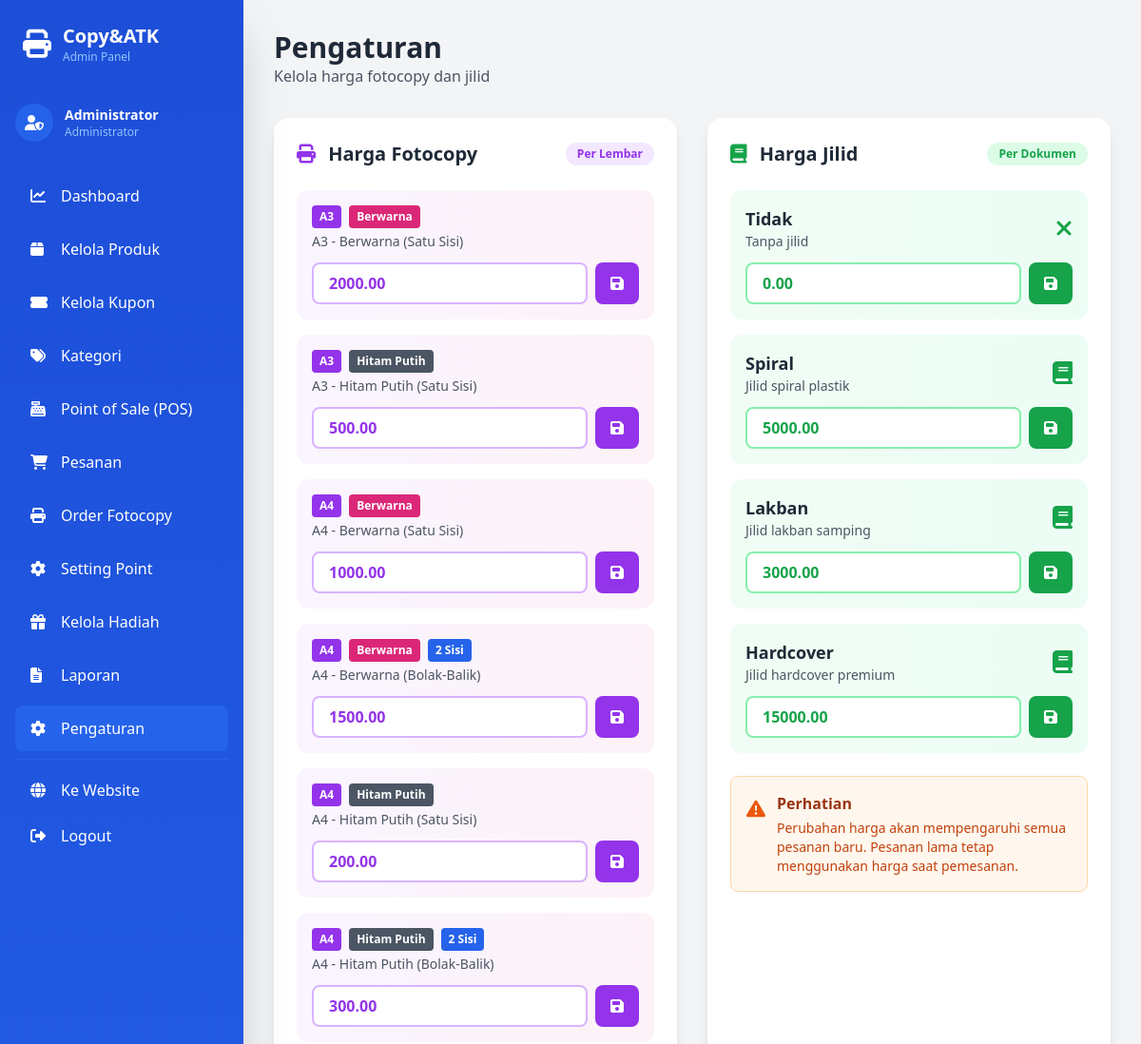
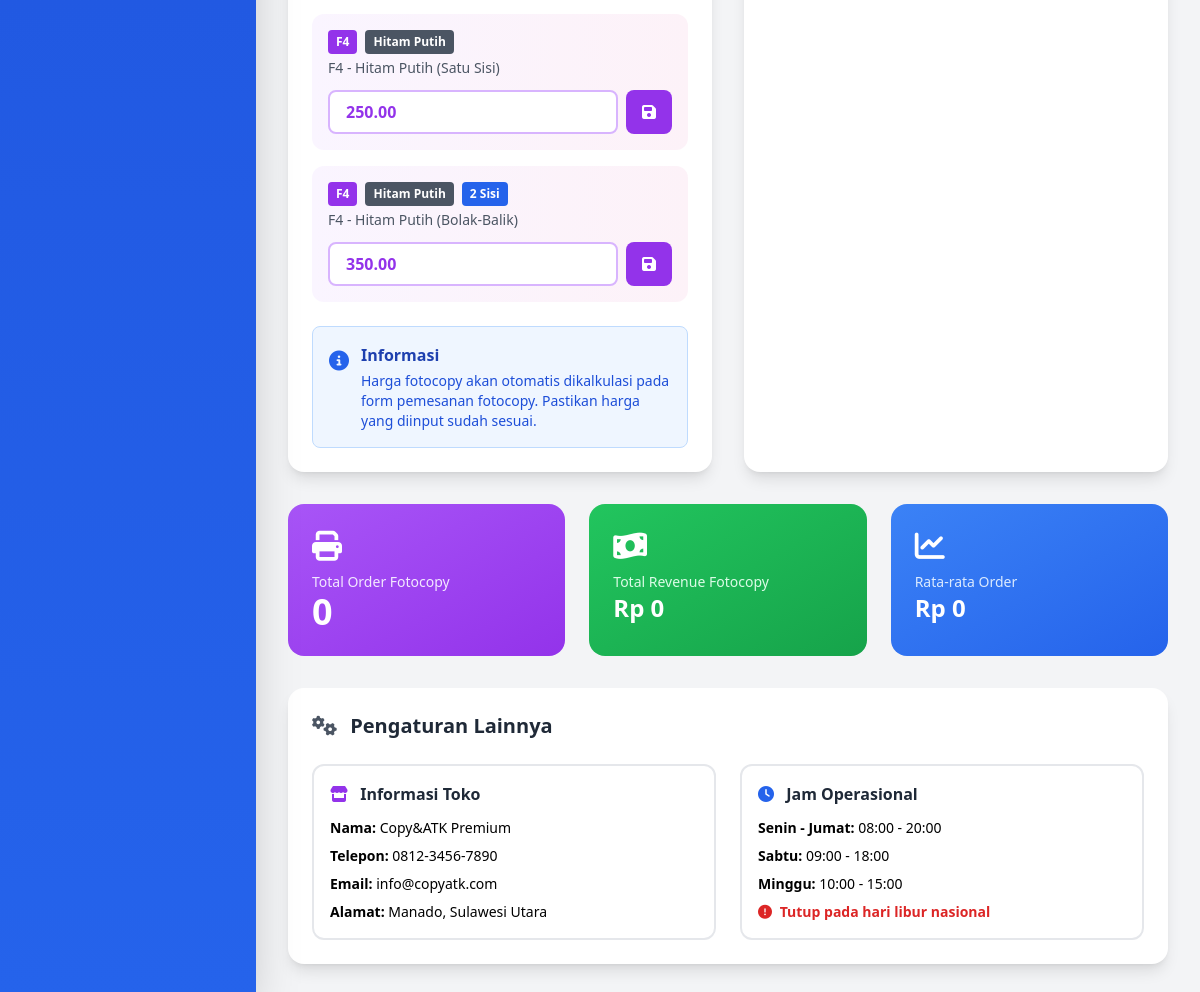
Screenshot of /admin/settings.php (signed in) with the database file from the repository (2 pictures, top to bottom).
### tables this page shows
CREATE TABLE `harga_fotocopy` (
  `id` int NOT NULL,
  `jenis_kertas` varchar(20) NOT NULL,
  `warna` varchar(20) NOT NULL,
  `bolak_balik` tinyint(1) NOT NULL,
  `harga` decimal(10,2) NOT NULL,
  `updated_at` timestamp NULL DEFAULT CURRENT_TIMESTAMP ON UPDATE CURRENT_TIMESTAMP
);

CREATE TABLE `harga_jilid` (
  `id` int NOT NULL,
  `jenis_jilid` varchar(50) NOT NULL,
  `harga` decimal(10,2) NOT NULL,
  `updated_at` timestamp NULL DEFAULT CURRENT_TIMESTAMP ON UPDATE CURRENT_TIMESTAMP
);

### admin/settings.php (the view, shortened to what this page needs)
<?php
$db = getDB();
$query_fotocopy = "SELECT * FROM harga_fotocopy ORDER BY jenis_kertas, warna, bolak_balik";
$result_fotocopy = $db->query($query_fotocopy);
$query_jilid = "SELECT * FROM harga_jilid ORDER BY id";
$result_jilid = $db->query($query_jilid);
?>
<!DOCTYPE html>
<html lang="id">
<head>
    <script src="https://cdn.tailwindcss.com"></script>
    <link rel="stylesheet" href="https://cdnjs.cloudflare.com/ajax/libs/font-awesome/6.4.0/css/all.min.css">
</head>
<body class="bg-gray-100">
    <?php include 'includes/sidebar.php'; ?>
    <div class="main-content p-4 md:p-8">
        <div class="mb-8">
            <h1 class="text-3xl font-bold text-gray-800">Pengaturan</h1>
            <p class="text-gray-600">Kelola harga fotocopy dan jilid</p>
        </div>
        <div class="grid grid-cols-1 lg:grid-cols-2 gap-8">
            <div class="bg-white rounded-2xl shadow-lg p-6">
                <div class="flex items-center justify-between mb-6">
                    <h2 class="text-xl font-bold text-gray-800">
                        <i class="fas fa-print text-purple-600 mr-2"></i>
                        Harga Fotocopy
                    </h2>
                    <span class="bg-purple-100 text-purple-600 px-3 py-1 rounded-full text-xs font-semibold">
                        Per Lembar
                    </span>
                </div>
                <div class="space-y-4">
                    <?php while ($harga = $result_fotocopy->fetch_assoc()): ?>
                    <div class="bg-gradient-to-r from-purple-50 to-pink-50 rounded-xl p-4 hover:shadow-md transition">
                        <div class="flex items-center justify-between mb-3">
                            <div>
                                <div class="flex items-center gap-2 mb-1">
                                    <span class="bg-purple-600 text-white px-2 py-1 rounded text-xs font-bold">
                                        <?= $harga['jenis_kertas'] ?>
                                    </span>
                                    <span class="bg-<?= $harga['warna'] === 'Berwarna' ? 'pink' : 'gray' ?>-600 text-white px-2 py-1 rounded text-xs font-bold">
                                        <?= $harga['warna'] ?>
                                    </span>
                                    <?php if ($harga['bolak_balik']): ?>
                                    <span class="bg-blue-600 text-white px-2 py-1 rounded text-xs font-bold">
                                        2 Sisi
                                    </span>
                                    <?php endif; ?>
                                </div>
                                <p class="text-sm text-gray-600">
                                    <?= $harga['jenis_kertas'] ?> -
                                    <?= $harga['warna'] ?>
                                    <?= $harga['bolak_balik'] ? '(Bolak-Balik)' : '(Satu Sisi)' ?>
                                </p>
                            </div>
                        </div>
                        <form method="POST" action="" class="flex gap-2">
                            <div class="flex-1">
                                <input
                                    type="number"
                                    name="harga"
                                    value="<?= $harga['harga'] ?>"
                                    min="0"
                                    step="50"
                                    required
                                    class="w-full px-4 py-2 border-2 border-purple-300 rounded-lg focus:outline-none focus:border-purple-600 font-semibold text-purple-600"
                                >
                            </div>
                            <button
                                type="submit"
                                class="bg-purple-600 text-white px-4 py-2 rounded-lg hover:bg-purple-700 transition"
                                title="Update">
                                <i class="fas fa-save"></i>
                            </button>
                        </form>
                    </div>
                    <?php endwhile; ?>
                </div>
                <div class="mt-6 p-4 bg-blue-50 border border-blue-200 rounded-lg">
                    <div class="flex items-start">
                        <i class="fas fa-info-circle text-blue-600 text-xl mr-3 mt-1"></i>
                        <div>
                            <p class="font-semibold text-blue-800 mb-1">Informasi</p>
                            <p class="text-sm text-blue-700">
                                Harga fotocopy akan otomatis dikalkulasi pada form pemesanan fotocopy.
                                Pastikan harga yang diinput sudah sesuai.
                            </p>
                        </div>
                    </div>
                </div>
            </div>
            <div class="bg-white rounded-2xl shadow-lg p-6">
                <div class="flex items-center justify-between mb-6">
                    <h2 class="text-xl font-bold text-gray-800">
                        <i class="fas fa-book text-green-600 mr-2"></i>
                        Harga Jilid
                    </h2>
                    <span class="bg-green-100 text-green-600 px-3 py-1 rounded-full text-xs font-semibold">
                        Per Dokumen
                    </span>
                </div>
                <div class="space-y-4">
                    <?php while ($jilid = $result_jilid->fetch_assoc()): ?>
                    <div class="bg-gradient-to-r from-green-50 to-emerald-50 rounded-xl p-4 hover:shadow-md transition">
                        <div class="flex items-center justify-between mb-3">
                            <div>
                                <h3 class="font-bold text-gray-800 text-lg"><?= $jilid['jenis_jilid'] ?></h3>
                                <p class="text-sm text-gray-600">
                                    <?php
                                    $desc = [
                                        'Tidak' => 'Tanpa jilid',
                                        'Spiral' => 'Jilid spiral plastik',
                                        'Lakban' => 'Jilid lakban samping',
                                        'Hardcover' => 'Jilid hardcover premium'
                                    ];
                                    echo $desc[$jilid['jenis_jilid']] ?? '';
                                    ?>
                                </p>
                            </div>
                            <i class="fas fa-<?= $jilid['jenis_jilid'] === 'Tidak' ? 'times' : 'book' ?> text-green-600 text-2xl"></i>
                        </div>
                        <form method="POST" action="" class="flex gap-2">
                            <div class="flex-1">
                                <input
                                    type="number"
                                    name="harga"
                                    value="<?= $jilid['harga'] ?>"
                                    min="0"
                                    step="100"
                                    required
                                    class="w-full px-4 py-2 border-2 border-green-300 rounded-lg focus:outline-none focus:border-green-600 font-semibold text-green-600"
                                >
                            </div>
                            <button
                                type="submit"
                                class="bg-green-600 text-white px-4 py-2 rounded-lg hover:bg-green-700 transition"
                                title="Update">
                                <i class="fas fa-save"></i>
                            </button>
                        </form>
                    </div>
                    <?php endwhile; ?>
                </div>
                <div class="mt-6 p-4 bg-orange-50 border border-orange-200 rounded-lg">
                    <div class="flex items-start">
                        <i class="fas fa-exclamation-triangle text-orange-600 text-xl mr-3 mt-1"></i>
                        <div>
                            <p class="font-semibold text-orange-800 mb-1">Perhatian</p>
                            <p class="text-sm text-orange-700">
                                Perubahan harga akan mempengaruhi semua pesanan baru.
                                Pesanan lama tetap menggunakan harga saat pemesanan.
                            </p>
                        </div>
                    </div>
                </div>
            </div>
        </div>
        <div class="grid grid-cols-1 md:grid-cols-3 gap-6 mt-8">
            <?php
            $query_total_fotocopy = "SELECT COUNT(*) as total FROM pesanan_fotocopy";
            $total_fotocopy = $db->query($query_total_fotocopy)->fetch_assoc()['total'];
            $query_revenue_fotocopy = "SELECT COALESCE(SUM(subtotal), 0) as total FROM pesanan_fotocopy";
            $revenue_fotocopy = $db->query($query_revenue_fotocopy)->fetch_assoc()['total'];
            $query_avg_order = "SELECT COALESCE(AVG(subtotal), 0) as avg FROM pesanan_fotocopy";
            $avg_order = $db->query($query_avg_order)->fetch_assoc()['avg'];
            ?>
            <div class="bg-gradient-to-br from-purple-500 to-purple-600 text-white rounded-2xl p-6">
                <i class="fas fa-print text-3xl mb-2"></i>
                <p class="text-purple-100 text-sm">Total Order Fotocopy</p>
                <h3 class="text-4xl font-bold"><?= number_format($total_fotocopy) ?></h3>
            </div>
            <div class="bg-gradient-to-br from-green-500 to-green-600 text-white rounded-2xl p-6">
                <i class="fas fa-money-bill-wave text-3xl mb-2"></i>
                <p class="text-green-100 text-sm">Total Revenue Fotocopy</p>
                <h3 class="text-2xl font-bold">Rp <?= number_format($revenue_fotocopy, 0, ',', '.') ?></h3>
            </div>
            <div class="bg-gradient-to-br from-blue-500 to-blue-600 text-white rounded-2xl p-6">
                <i class="fas fa-chart-line text-3xl mb-2"></i>
                <p class="text-blue-100 text-sm">Rata-rata Order</p>
                <h3 class="text-2xl font-bold">Rp <?= number_format($avg_order, 0, ',', '.') ?></h3>
            </div>
        </div>
        <div class="bg-white rounded-2xl shadow-lg p-6 mt-8">
            <h2 class="text-xl font-bold text-gray-800 mb-6">
                <i class="fas fa-cogs text-gray-600 mr-2"></i>
                Pengaturan Lainnya
            </h2>
            <div class="grid grid-cols-1 md:grid-cols-2 gap-6">
                <div class="p-4 border-2 border-gray-200 rounded-xl">
                    <h3 class="font-bold text-gray-800 mb-3">
                        <i class="fas fa-store text-purple-600 mr-2"></i>
                        Informasi Toko
                    </h3>
                    <div class="space-y-2 text-sm">
                        <p><span class="font-semibold">Nama:</span> Copy&ATK Premium</p>
                        <p><span class="font-semibold">Telepon:</span> 0812-3456-7890</p>
                        <p><span class="font-semibold">Email:</span> info@copyatk.com</p>
                        <p><span class="font-semibold">Alamat:</span> Manado, Sulawesi Utara</p>
                    </div>
                </div>
                <div class="p-4 border-2 border-gray-200 rounded-xl">
                    <h3 class="font-bold text-gray-800 mb-3">
                        <i class="fas fa-clock text-blue-600 mr-2"></i>
                        Jam Operasional
                    </h3>
                    <div class="space-y-2 text-sm">
                        <p><span class="font-semibold">Senin - Jumat:</span> 08:00 - 20:00</p>
                        <p><span class="font-semibold">Sabtu:</span> 09:00 - 18:00</p>
                        <p><span class="font-semibold">Minggu:</span> 10:00 - 15:00</p>
                        <p class="text-red-600 font-semibold mt-2">
                            <i class="fas fa-exclamation-circle mr-1"></i>
                            Tutup pada hari libur nasional
                        </p>
                    </div>
                </div>
            </div>
        </div>
    </div>
</body>
</html>

### admin/includes/admin-styles.php (style rules this page uses)
* { margin: 0; padding: 0; box-sizing: border-box; }
html, body { width: 100%; height: 100%; }
body { display: flex; flex-direction: column; }
.main-content { flex: 1; width: 100%; overflow-y: auto; }
@media (min-width: 769px) { body { flex-direction: row; } }
@media (min-width: 769px) { .main-content { margin-left: 256px; } }

### rows the page displays
harga_fotocopy: jenis_kertas "A3", warna "Berwarna", bolak_balik "(Satu Sisi)", harga "2000.00"
harga_fotocopy: jenis_kertas "A3", warna "Hitam Putih", bolak_balik "(Satu Sisi)", harga "500.00"
harga_fotocopy: jenis_kertas "A4", warna "Berwarna", bolak_balik "(Satu Sisi)", harga "1000.00"
harga_fotocopy: jenis_kertas "A4", warna "Berwarna", bolak_balik "2 Sisi", harga "1500.00"
harga_fotocopy: jenis_kertas "A4", warna "Hitam Putih", bolak_balik "(Satu Sisi)", harga "200.00"
harga_fotocopy: jenis_kertas "A4", warna "Hitam Putih", bolak_balik "2 Sisi", harga "300.00"
harga_fotocopy: jenis_kertas "F4", warna "Hitam Putih", bolak_balik "(Satu Sisi)", harga "250.00"
harga_fotocopy: jenis_kertas "F4", warna "Hitam Putih", bolak_balik "2 Sisi", harga "350.00"
harga_jilid: jenis_jilid "Tidak", jenis_jilid "Tanpa jilid", harga "0.00"
harga_jilid: jenis_jilid "Spiral", jenis_jilid "Jilid spiral plastik", harga "5000.00"
harga_jilid: jenis_jilid "Lakban", jenis_jilid "Jilid lakban samping", harga "3000.00"
harga_jilid: jenis_jilid "Hardcover", jenis_jilid "Jilid hardcover premium", harga "15000.00"

### other values shown
$_SESSION['nama'] "Administrator"
$total_fotocopy "0"
$revenue_fotocopy "0"
$avg_order "0"
